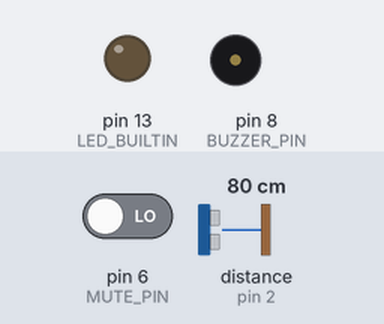
Simulated run of this sketch. Board: Arduino Uno, built with avr-gcc and run on an emulated ATmega328P. Shown: output pins drawn as LEDs (lit = HIGH), buzzer (waves = sounding). Wiring (inferred from the names in the program): ultrasonic range finder: trigger pin 3; echo pin 2. The inputs (shaded band) are chosen by the test bench; at power-on: distance to the obstacle (sensor on pin 2) 80 cm, pin 6 (MUTE_PIN) LOW. The echo pulse lasts 58.3 µs per cm; pins used as bus, display or sensor lines are not drawn.

Above: at 1.6 s.
1.7 s: distance to the obstacle (sensor on pin 2) set to 76 cm
3.6 s: distance to the obstacle (sensor on pin 2) set to 68 cm
At 5.2 s:
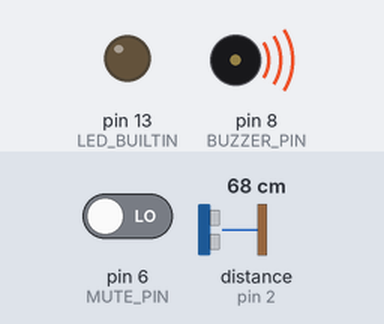
5.5 s: pin 6 (MUTE_PIN) driven HIGH
At 6.7 s:
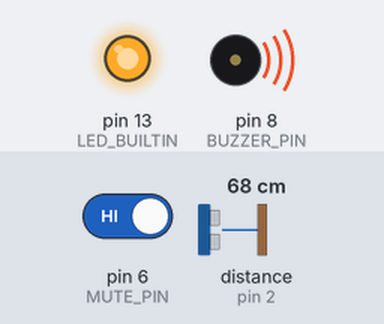
Timing chart, 0 to 8.5 s (numbered marks = the images above; inputs shaded):
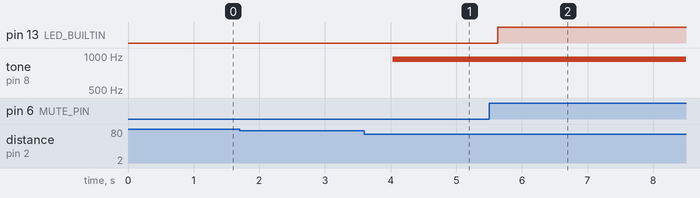

Measured:
- the behaviour switches between 73 and 72 cm on distance to the obstacle (sensor on pin 2) (found by bisection; images 0 and 1)
- after the input at 1.7 s, every drawn part: stays the same
- after the input at 3.6 s, tone on pin 8 (BUZZER_PIN): silent → 932 Hz after 0.43 s
- after the input at 5.5 s, pin 13 (LED_BUILTIN): LOW → HIGH after 0.13 s

The sketch:

ultrasonickeyboard.ino
```cpp
#include "pitches.h"

const byte ECHO_PIN = 2;     // HC-SR04 Echo pin (D2)
const byte TRIG_PIN = 3;     // HC-SR04 Trigger pin (D3)
const byte BUZZER_PIN = 8;   // Piezo speaker pin (D8)
const byte MUTE_PIN = 6;     // Push button mute pin (D6)

// Distance (in cm) the keyboard should start from the sensor
// HC-SR04's suggested minimum distance is 2 cm
const float DIST_OFFSET = 2.0;

// Estimated value to easily get note index from distance
const float AVG_NOTE_DIST = 2.75;
// Number of notes to limit playing sounds past a certain distance
const byte NUM_NOTES = 24;
const int NOTES[] = {
  0, NOTE_C4, NOTE_CS4, NOTE_D4, NOTE_DS4, NOTE_E4, NOTE_F4,
  NOTE_FS4, NOTE_G4, NOTE_GS4, NOTE_A4, NOTE_AS4, NOTE_B4,
  NOTE_C5, NOTE_CS5, NOTE_D5, NOTE_DS5, NOTE_E5, NOTE_F5,
  NOTE_FS5, NOTE_G5, NOTE_GS5, NOTE_A5, NOTE_AS5, NOTE_B5,
};

// Delay (in ms) before reading the sensor again
const int POLL_DELAY = 800;
// Required to use a push button as a toggle switch
byte prevButtonState = LOW;

bool muted = false;

void setup() {
  // Define HC-SR04 I/O
  pinMode(ECHO_PIN, INPUT);
  pinMode(TRIG_PIN, OUTPUT);

  // Define mute pushbutton input
  pinMode(MUTE_PIN, INPUT);

  // Initialize on-board LED for mute signaling
  pinMode(LED_BUILTIN, OUTPUT);
}

void loop() {
  // Check for input of mute pushbutton
  byte newButtonState = digitalRead(MUTE_PIN);
  if (newButtonState == HIGH && prevButtonState == LOW) {
    muted = !muted;
  }

  prevButtonState = newButtonState;

  // Only send ultrasonic pulses if we are not muted
  if (!muted) {
    digitalWrite(LED_BUILTIN, LOW);

    /**
     * Send a ultrasonic pulse
     *
     * HC-SR04 uses a HIGH pulse for 10+ usec
     * Emit a LOW signal of 5 usec first to handle noise for a "clean" pulse
     */
    digitalWrite(TRIG_PIN, LOW);
    delayMicroseconds(5);
    digitalWrite(TRIG_PIN, HIGH);
    delayMicroseconds(10);
    // "Close" the pulse with a LOW
    digitalWrite(TRIG_PIN, LOW);

   /**
    * Read signal from sensor
    *
    * Reading from the ECHO_PIN will be the time (in usec) of reflection
    * Keep in mind that the duration is "time in flight", so the distance
    * of the object from the sensor is actually `time in flight / 2`
    */
    pinMode(ECHO_PIN, INPUT);
    long duration = pulseIn(ECHO_PIN, HIGH) / 2;

    /**
     * Convert the time into distance
     *
     * Speed of sound at room temp (~68F) is ~343 m/s
     * 343*10^-6 m/us => 343*10^-4 cm/us
     * To get distance (in cm) from time (in us): `duration` * 343 * 10^-4
     */
    float cm = (float)duration * 0.0343;

    /**
     * Play note
     *
     * Frequencies stored in NOTES[]. Each key from the printout maps to
     * a note. Each note has a span of distance that varies. To make it
     * easier to determine the note, I use a rough estimation by dividing
     * the distance by the distance between notes on the printout.
     *
     * The quotient is the number note to play from C4 (since C4 is the
     * first note in the printout).
     *
     * If the distance is outside the printout's keyboard range, do not
     * play any sound
     */
    byte noteIndex = round((cm - DIST_OFFSET) / AVG_NOTE_DIST) - 1;
    if (noteIndex > NUM_NOTES) {
      noteIndex = 0;
    }

    if (noteIndex == 0) {
      noTone(BUZZER_PIN);
    }
    else {
      tone(BUZZER_PIN, NOTES[noteIndex]);
    }

    // Add some delay to prevent flooding
    delay(POLL_DELAY);
  }
  else {
    // We are muted, so do not send or attempt to read ultrasonic pulse
    digitalWrite(LED_BUILTIN, HIGH);
  }
}
```

pitches.h
```cpp
/*************************************************
 * Credit Brett Hagman
 *
 * https://www.arduino.cc/en/Tutorial/ToneMelody
 *
 * Project only utilizes C4-C6 octaves
 *************************************************/
#define NOTE_B0  31
#define NOTE_C1  33
#define NOTE_CS1 35
#define NOTE_D1  37
#define NOTE_DS1 39
#define NOTE_E1  41
#define NOTE_F1  44
#define NOTE_FS1 46
#define NOTE_G1  49
#define NOTE_GS1 52
#define NOTE_A1  55
#define NOTE_AS1 58
#define NOTE_B1  62
#define NOTE_C2  65
#define NOTE_CS2 69
#define NOTE_D2  73
#define NOTE_DS2 78
#define NOTE_E2  82
#define NOTE_F2  87
#define NOTE_FS2 93
#define NOTE_G2  98
#define NOTE_GS2 104
#define NOTE_A2  110
#define NOTE_AS2 117
#define NOTE_B2  123
#define NOTE_C3  131
#define NOTE_CS3 139
#define NOTE_D3  147
#define NOTE_DS3 156
#define NOTE_E3  165
#define NOTE_F3  175
#define NOTE_FS3 185
#define NOTE_G3  196
#define NOTE_GS3 208
#define NOTE_A3  220
#define NOTE_AS3 233
#define NOTE_B3  247
/*********************************/
#define NOTE_C4  262
#define NOTE_CS4 277
#define NOTE_D4  294
#define NOTE_DS4 311
#define NOTE_E4  330
#define NOTE_F4  349
#define NOTE_FS4 370
#define NOTE_G4  392
#define NOTE_GS4 415
#define NOTE_A4  440
#define NOTE_AS4 466
#define NOTE_B4  494
/*********************************/
#define NOTE_C5  523
#define NOTE_CS5 554
#define NOTE_D5  587
#define NOTE_DS5 622
#define NOTE_E5  659
#define NOTE_F5  698
#define NOTE_FS5 740
#define NOTE_G5  784
#define NOTE_GS5 831
#define NOTE_A5  880
#define NOTE_AS5 932
#define NOTE_B5  988
/*********************************/
#define NOTE_C6  1047
#define NOTE_CS6 1109
#define NOTE_D6  1175
#define NOTE_DS6 1245
#define NOTE_E6  1319
#define NOTE_F6  1397
#define NOTE_FS6 1480
#define NOTE_G6  1568
#define NOTE_GS6 1661
#define NOTE_A6  1760
#define NOTE_AS6 1865
#define NOTE_B6  1976
#define NOTE_C7  2093
#define NOTE_CS7 2217
#define NOTE_D7  2349
#define NOTE_DS7 2489
#define NOTE_E7  2637
#define NOTE_F7  2794
#define NOTE_FS7 2960
#define NOTE_G7  3136
#define NOTE_GS7 3322
#define NOTE_A7  3520
#define NOTE_AS7 3729
#define NOTE_B7  3951
#define NOTE_C8  4186
#define NOTE_CS8 4435
#define NOTE_D8  4699
#define NOTE_DS8 4978
```
